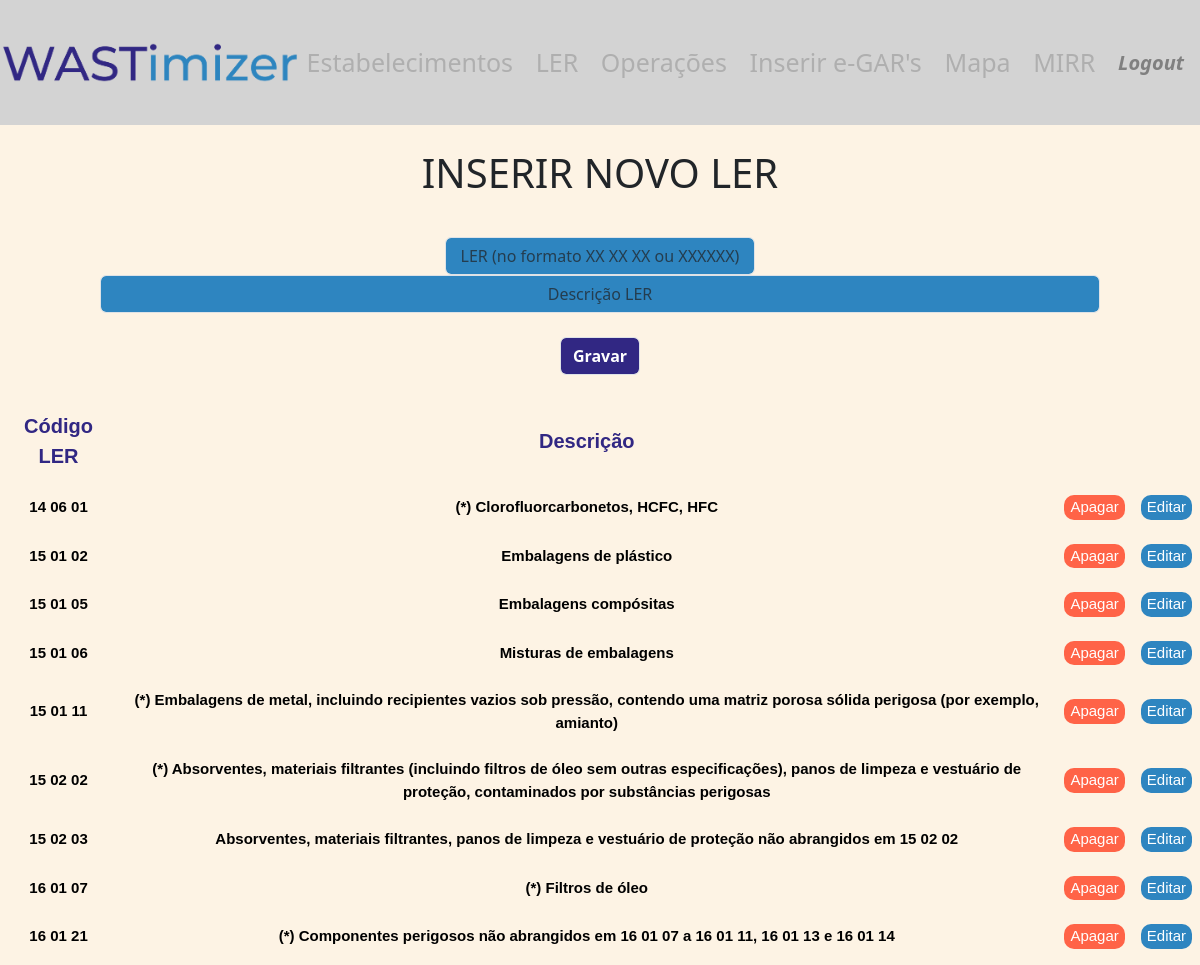
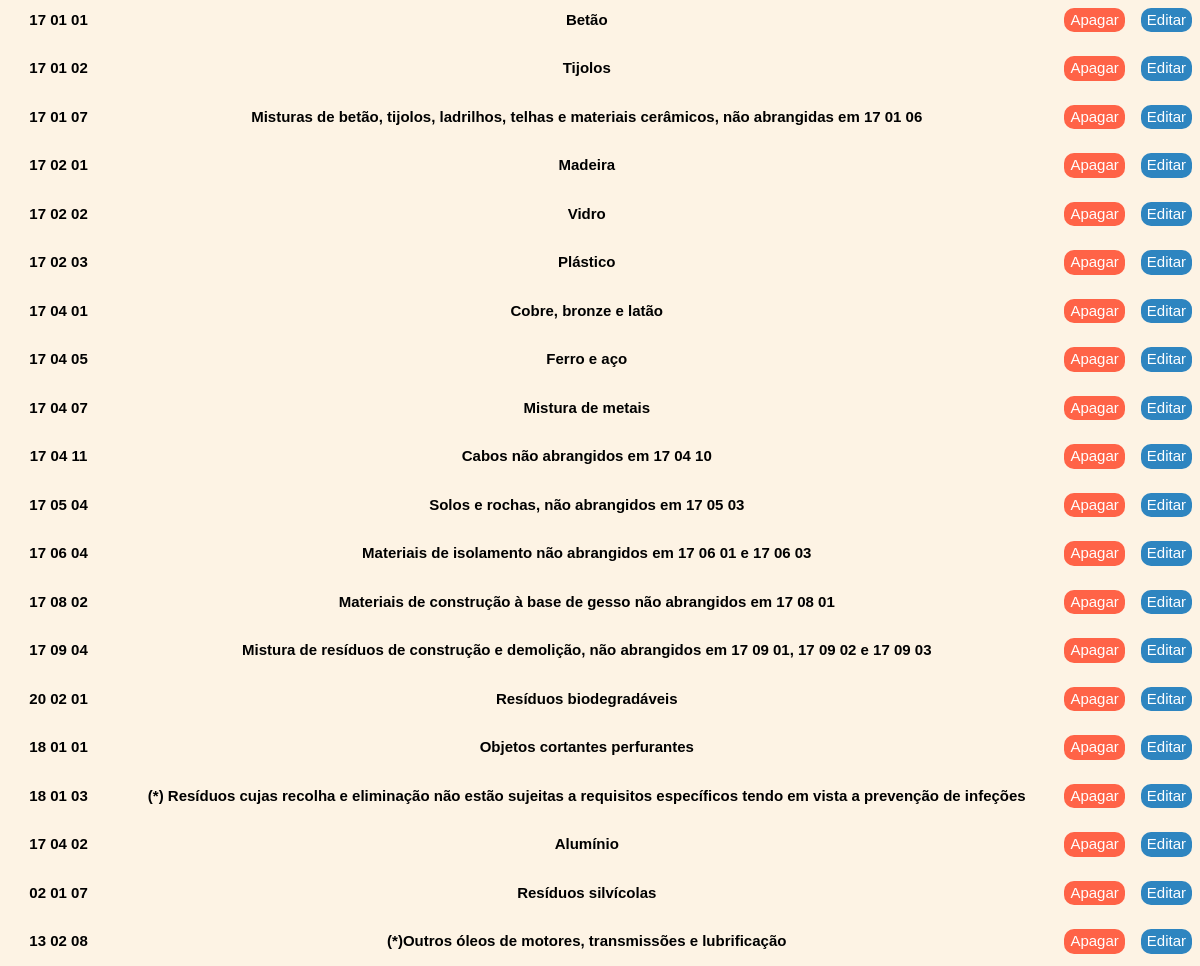
Screenshot of /codler_description (signed in) with the database file from the repository (2 pictures, top to bottom).
### tables this page shows
CREATE TABLE codler_description (
    codLER TEXT NOT NULL UNIQUE,
    description TEXT NOT NULL
);

### app.py (the view, shortened to what this page needs)
@app.route("/codler_description", methods=["GET", "POST"])
@login_required
def codler_description():
    if request.method == "GET":
        all_codLER = db.execute("""
        SELECT
            *
        FROM
            codler_description""")
        return render_template("codler_description.html", all_codLER=all_codLER)

### helpers.py (called while the page is built)
def login_required(f):
    @wraps(f)
    def decorated_function(*args, **kwargs):
        if session.get("user_id") is None:
            return redirect("/login")
        return f(*args, **kwargs)
    return decorated_function

### templates/codler_description.html (shortened to what this page needs)
{% extends "layout.html" %}
{% block main %}
<br>
<p class="display-6 text-center"> INSERIR NOVO LER</p>
<br>
<form action="/codler_description" method="post">
    <div class="row justify-content-center">
        <div class="col-auto">
            <input autocomplete="off" autofocus class="form-control text-center mx-auto" style="width: 310px; background-color: rgb(46, 133, 192)" name="codLER" placeholder="LER (no formato XX XX XX ou XXXXXX)" type="text">
        </div>
        <div class="col-auto">
            <input autocomplete="off" class="form-control text-center mx-auto" style="width: 1000px; background-color: rgb(46, 133, 192)" name="description" placeholder="Descrição LER" type="text">
        </div>
    </div>
    <br>
    <button class="form-control text-white fw-bold mx-auto w-auto" style="background-color: rgb(49, 39, 131)" type="submit">Gravar</button>
    <br>
</form>
<table id="input_tables" style="width:100%">
    <thead>
        <tr>
            <th>Código LER</th>
            <th>Descrição</th>
        </tr>
    </thead>
    <tbody>
        {% for row in all_codLER %}
        <tr>
            <td>{{ row.codLER }}</td>
            <td>{{ row.description }}</td>
            <td>
                <button class="delet_edit_bttn" style="background-color: tomato; color: white" onclick="showConfirmDelete('{{ row.codLER }}')">Apagar</button>
            </td>
            <td>
                <button class="delet_edit_bttn" style="background-color: rgb(46, 133, 192); color: white" onclick="showEditForm('{{ row.codLER }}')">Editar</button>
            </td>
        </tr>
        {% endfor %}
    </tbody>
</table>
{% endblock %}

### static/style.css (style rules this page uses)
.body_layout { background-color: #fdf3e4; }
.delet_edit_bttn { border: none; border-radius: 10px; }
#input_tables { font-family: Arial, Helvetica, sans-serif; border-collapse: collapse; width: 100%; }
#input_tables td, #input_tables th { padding: 8px; padding-top: 12px; padding-bottom: 12px; font-size: 15px; text-align: center; font-weight: bold; }
#input_tables th { font-size: 20px; color: rgb(49, 39, 131); }
#input_tables td { font-size: 15px; color: black; }

### rows the page displays
codler_description: codLER "14 06 01", description "(*) Clorofluorcarbonetos, HCFC, HFC"
codler_description: codLER "15 01 02", description "Embalagens de plástico"
codler_description: codLER "15 01 05", description "Embalagens compósitas"
codler_description: codLER "15 01 06", description "Misturas de embalagens"
codler_description: codLER "15 01 11", description "(*) Embalagens de metal, incluindo recipientes vazios sob pressão, contendo uma matriz porosa sólida perigosa (por exemplo, amianto)"
codler_description: codLER "15 02 02", description "(*) Absorventes, materiais filtrantes (incluindo filtros de óleo sem outras especificações), panos de limpeza e vestuário de proteção, contaminados por substâncias perigosas"
codler_description: codLER "15 02 03", description "Absorventes, materiais filtrantes, panos de limpeza e vestuário de proteção não abrangidos em 15 02 02"
codler_description: codLER "16 01 07", description "(*) Filtros de óleo"
codler_description: codLER "16 01 21", description "(*) Componentes perigosos não abrangidos em 16 01 07 a 16 01 11, 16 01 13 e 16 01 14"
codler_description: codLER "17 01 01", description "Betão"
codler_description: codLER "17 01 02", description "Tijolos"
codler_description: codLER "17 01 07", description "Misturas de betão, tijolos, ladrilhos, telhas e materiais cerâmicos, não abrangidas em 17 01 06"
codler_description: codLER "17 02 01", description "Madeira"
codler_description: codLER "17 02 02", description "Vidro"
codler_description: codLER "17 02 03", description "Plástico"
codler_description: codLER "17 04 01", description "Cobre, bronze e latão"
codler_description: codLER "17 04 05", description "Ferro e aço"
codler_description: codLER "17 04 07", description "Mistura de metais"
codler_description: codLER "17 04 11", description "Cabos não abrangidos em 17 04 10"
codler_description: codLER "17 05 04", description "Solos e rochas, não abrangidos em 17 05 03"
codler_description: codLER "17 06 04", description "Materiais de isolamento não abrangidos em 17 06 01 e 17 06 03"
codler_description: codLER "17 08 02", description "Materiais de construção à base de gesso não abrangidos em 17 08 01"
codler_description: codLER "17 09 04", description "Mistura de resíduos de construção e demolição, não abrangidos em 17 09 01, 17 09 02 e 17 09 03"
codler_description: codLER "20 02 01", description "Resíduos biodegradáveis"
codler_description: codLER "18 01 01", description "Objetos cortantes perfurantes"
codler_description: codLER "18 01 03", description "(*) Resíduos cujas recolha e eliminação não estão sujeitas a requisitos específicos tendo em vista a prevenção de infeções"
codler_description: codLER "17 04 02", description "Alumínio"
codler_description: codLER "02 01 07", description "Resíduos silvícolas"
codler_description: codLER "13 02 08", description "(*)Outros óleos de motores, transmissões e lubrificação"
